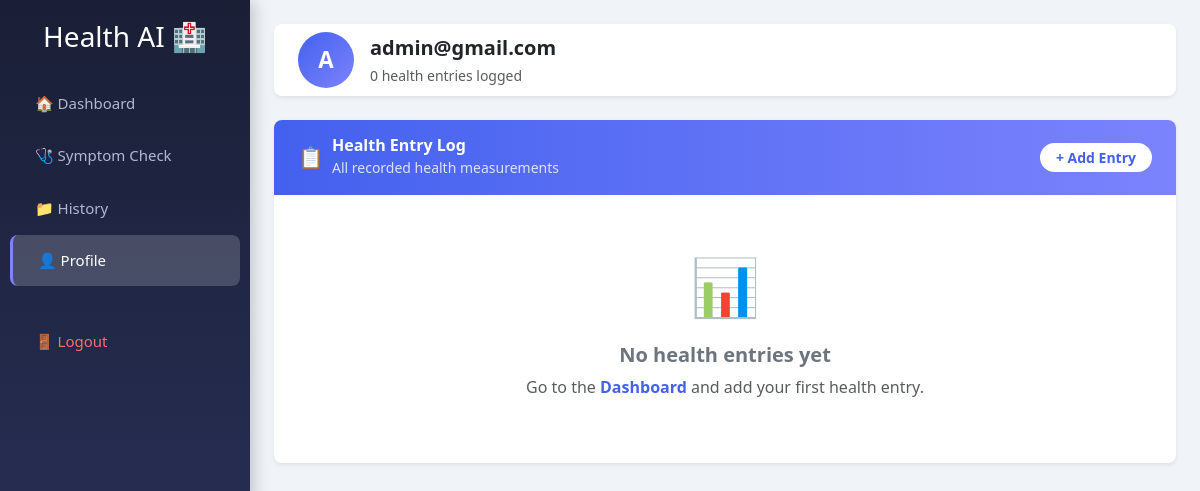
The app's page /profile (signed in), older data.
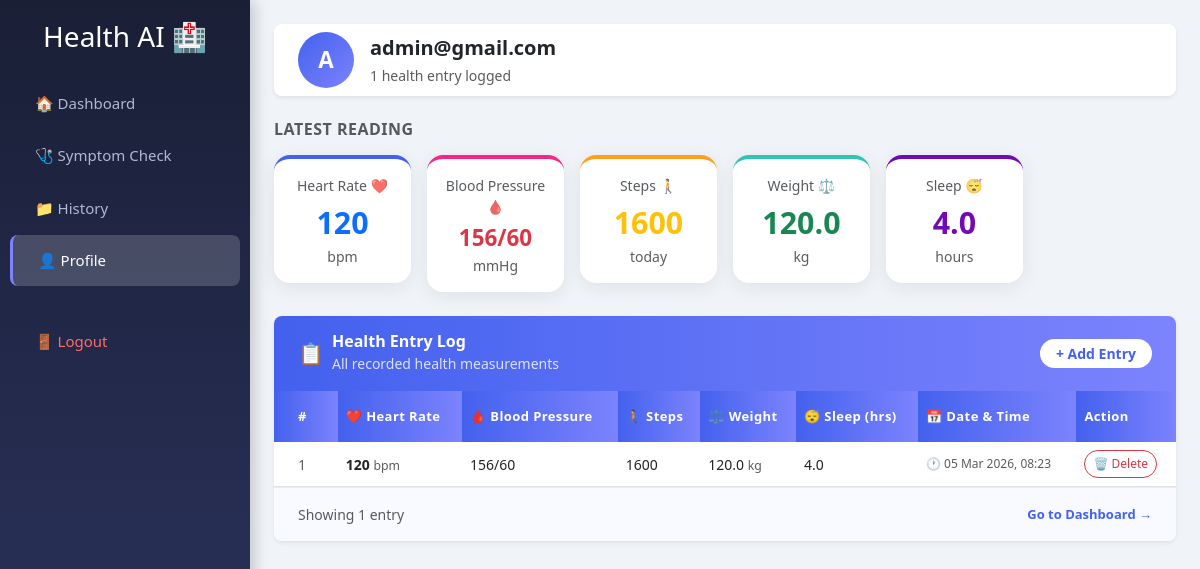
The same page, newer data.
### tables this page shows
CREATE TABLE users (
        id INTEGER PRIMARY KEY AUTOINCREMENT,
        email TEXT UNIQUE NOT NULL,
        password TEXT NOT NULL,
        created_at TIMESTAMP DEFAULT CURRENT_TIMESTAMP
    );

CREATE TABLE health_metrics (
        id INTEGER PRIMARY KEY AUTOINCREMENT,
        user_email TEXT,
        steps INTEGER,
        heart_rate INTEGER,
        created_at TIMESTAMP DEFAULT CURRENT_TIMESTAMP
    , sleep_hours REAL, weight REAL, blood_pressure TEXT);

### app.py (the view)
@app.route("/profile")
def profile():
    if "user_email" not in session:
        return redirect(url_for("login"))
    user_email = session["user_email"]
    conn = get_db()
    cursor = conn.cursor()
    user_id = get_user_id(cursor, user_email)
    cursor.execute("""
        SELECT id, heart_rate, blood_pressure, weight, steps, sleep_hours, created_at
        FROM   health_entries
        WHERE  user_id = ?
        ORDER  BY created_at DESC
    """, (user_id,))
    rows = cursor.fetchall()
    cursor.execute("""
        SELECT id, heart_rate, blood_pressure, weight, steps, sleep_hours, created_at
        FROM   health_metrics
        WHERE  user_email = ?
        ORDER  BY created_at DESC
    """, (user_email,))
    legacy_rows = cursor.fetchall()
    conn.close()
    def _fmt_ts(raw):
        try:
            return datetime.strptime(str(raw), "%Y-%m-%d %H:%M:%S").strftime("%d %b %Y, %H:%M")
        except Exception:
            return str(raw)
    def _to_dict(r):
        return {
            "id":             r["id"],
            "heart_rate":     r["heart_rate"]     or "--",
            "blood_pressure": r["blood_pressure"] or "--/--",
            "weight":         r["weight"]         or "--",
            "steps":          r["steps"]          or "--",
            "sleep_hours":    r["sleep_hours"]    or "--",
            "created_at":     _fmt_ts(r["created_at"]),
        }
    entries = [_to_dict(r) for r in rows] + [_to_dict(r) for r in legacy_rows]
    summary = entries[0] if entries else None
    return render_template(
        "profile.html",
        user_email=user_email,
        entries=entries,
        summary=summary,
        total_entries=len(entries),
    )

### app.py (called while the page is built)
def get_user_id(cursor, email):
    cursor.execute("SELECT id FROM users WHERE email = ?", (email,))
    row = cursor.fetchone()
    return row[0] if row else None

def get_db():
    conn = sqlite3.connect("health.db")
    conn.row_factory = sqlite3.Row   # rows behave like dicts
    return conn

### templates/profile.html (shortened to what the changed rows need)
<!DOCTYPE html>
<html lang="en">
<head>
    <link href="https://cdn.jsdelivr.net/npm/bootstrap@5.3.0/dist/css/bootstrap.min.css" rel="stylesheet">
</head>
<body>
    <div class="content">
        <nav class="navbar navbar-light bg-white rounded-3 shadow-sm mb-4 px-4">
            <div class="d-flex align-items-center gap-3">
                <div>
                    <div class="fw-bold fs-5">{{ user_email }}</div>
                    <small class="text-muted">{{ total_entries }} health entr{{ 'ies' if total_entries != 1 else 'y' }} logged</small>
                </div>
            </div>
        </nav>
        {% if summary %}
        <h6 class="fw-bold text-muted mb-3 mt-1" style="letter-spacing:0.5px;">LATEST READING</h6>
        <div class="row g-3 mb-4">
            <div class="col-md-2 col-6">
                <div class="card summary-card p-3 text-center" style="border-top: 4px solid #4361ee;">
                    <div class="text-muted small mb-1">Heart Rate ❤️</div>
                    <div class="summary-value text-primary">{{ summary.heart_rate }}</div>
                    <small class="text-muted">bpm</small>
                </div>
            </div>
            <div class="col-md-2 col-6">
                <div class="card summary-card p-3 text-center" style="border-top: 4px solid #f72585;">
                    <div class="text-muted small mb-1">Blood Pressure 🩸</div>
                    <div class="summary-value text-danger" style="font-size:1.4rem;">{{ summary.blood_pressure }}</div>
                    <small class="text-muted">mmHg</small>
                </div>
            </div>
            <div class="col-md-2 col-6">
                <div class="card summary-card p-3 text-center" style="border-top: 4px solid #ff9f1c;">
                    <div class="text-muted small mb-1">Steps 🚶</div>
                    <div class="summary-value text-warning">{{ summary.steps }}</div>
                    <small class="text-muted">today</small>
                </div>
            </div>
            <div class="col-md-2 col-6">
                <div class="card summary-card p-3 text-center" style="border-top: 4px solid #2ec4b6;">
                    <div class="text-muted small mb-1">Weight ⚖️</div>
                    <div class="summary-value text-success">{{ summary.weight }}</div>
                    <small class="text-muted">kg</small>
                </div>
            </div>
            <div class="col-md-2 col-6">
                <div class="card summary-card p-3 text-center" style="border-top: 4px solid #7209b7;">
                    <div class="text-muted small mb-1">Sleep 😴</div>
                    <div class="summary-value" style="color:#7209b7;">{{ summary.sleep_hours }}</div>
                    <small class="text-muted">hours</small>
                </div>
            </div>
        </div>
        {% endif %}
        <div class="card border-0 rounded-3 shadow-sm overflow-hidden">
            <div class="d-flex align-items-center justify-content-between px-4 py-3"
                style="background: linear-gradient(to right, #4361ee, #7c83fd);">
            </div>
            {% if entries %}
            <div class="table-responsive">
                <table class="table history-table mb-0">
                    <thead>
                        <tr>
                            <th class="px-4 py-3">#</th>
                            <th class="py-3">❤️ Heart Rate</th>
                            <th class="py-3">🩸 Blood Pressure</th>
                            <th class="py-3">🚶 Steps</th>
                            <th class="py-3">⚖️ Weight</th>
                            <th class="py-3">😴 Sleep (hrs)</th>
                            <th class="py-3">📅 Date &amp; Time</th>
                            <th class="py-3">Action</th>
                        </tr>
                    </thead>
                    <tbody>
                        {% for entry in entries %}
                        <tr>
                            <td class="px-4 text-muted">{{ loop.index }}</td>
                            <td>
                                <span class="fw-semibold">{{ entry.heart_rate }}</span>
                                {% if entry.heart_rate != '--' %}
                                <small class="text-muted">bpm</small>
                                {% endif %}
                            </td>
                            <td>{{ entry.blood_pressure }}</td>
                            <td>{{ entry.steps }}</td>
                            <td>
                                {{ entry.weight }}
                                {% if entry.weight != '--' %}
                                <small class="text-muted">kg</small>
                                {% endif %}
                            </td>
                            <td>{{ entry.sleep_hours }}</td>
                            <td class="text-muted" style="font-size:12px; white-space:nowrap;">
                                🕐 {{ entry.created_at }}
                            </td>
                            <td>
                                <button type="button"
                                    class="btn btn-sm btn-outline-danger rounded-pill px-2 py-1"
                                    style="font-size:12px;"
                                    data-bs-toggle="modal"
                                    data-bs-target="#deleteEntryModal"
                                    data-entry-id="{{ entry.id }}"
                                    title="Delete entry">
                                    🗑️ Delete
                                </button>
                            </td>
                        </tr>
                        {% endfor %}
                    </tbody>
                </table>
            </div>
            <div class="px-4 py-3 d-flex justify-content-between align-items-center"
                style="border-top: 1px solid #e8edf5; background:#f8faff;">
                <small class="text-muted">
                    Showing {{ entries | length }} entr{{ 'ies' if entries | length != 1 else 'y' }}
                </small>
                <a href="/dashboard" class="text-decoration-none" style="color:#4361ee; font-size:13px; font-weight:600;">
                    Go to Dashboard →
                </a>
            </div>
            {% else %}
            <div class="text-center py-5">
                <div style="font-size: 3.5rem;">📊</div>
                <h5 class="mt-3 fw-bold text-secondary">No health entries yet</h5>
                <p class="text-muted">
                    Go to the <a href="/dashboard" class="text-decoration-none fw-semibold" style="color:#4361ee;">Dashboard</a>
                    and add your first health entry.
                </p>
            </div>
            {% endif %}
        </div>
    </div>
</body>
</html>

Row changes from the older to the newer data that the page shows:
no longer on this page (row unchanged): users: email "admin@gmail.com"
added health_metrics: heart_rate "120", blood_pressure "156/60", steps "1600", weight "120.0", sleep_hours "4.0", shows "bpm", shows "kg", created_at "05 Mar 2026, 08:23"
Text that changed along with them:
{{ user_email }}: (not shown) → "admin@gmail.com"
{{ total_entries }}: "0" → "1"
{{ 'ies' if total_entries != 1 else 'y' }}: "ies" → "y"
{{ entries | length }}: (not shown) → "1"
{{ 'ies' if entries | length != 1 else 'y' }}: (not shown) → "y"
text no longer shown: "📊 No health entries yet Go to the Dashboard and add your first health entry."
text now shown: "LATEST READING Heart Rate ❤️ bpm Blood Pressure 🩸 mmHg Steps 🚶 today Weight ⚖️ kg Sleep 😴 hours # ❤️ Heart Rate 🩸 Blood Pressure 🚶 Steps ⚖️ Weight 😴 Sleep (hrs) 📅 Date & Time Action Showing entr Go to Dashboard →"
